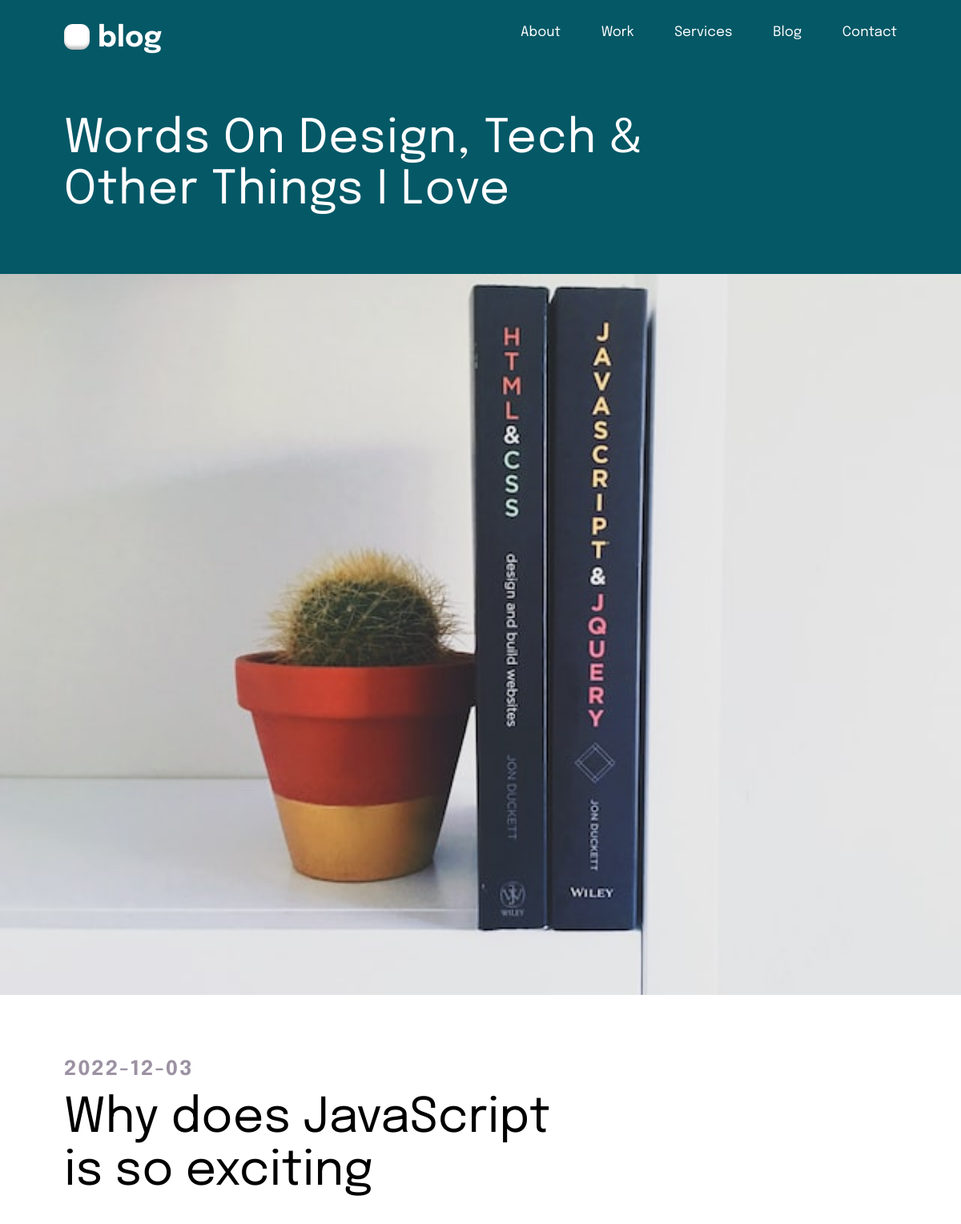
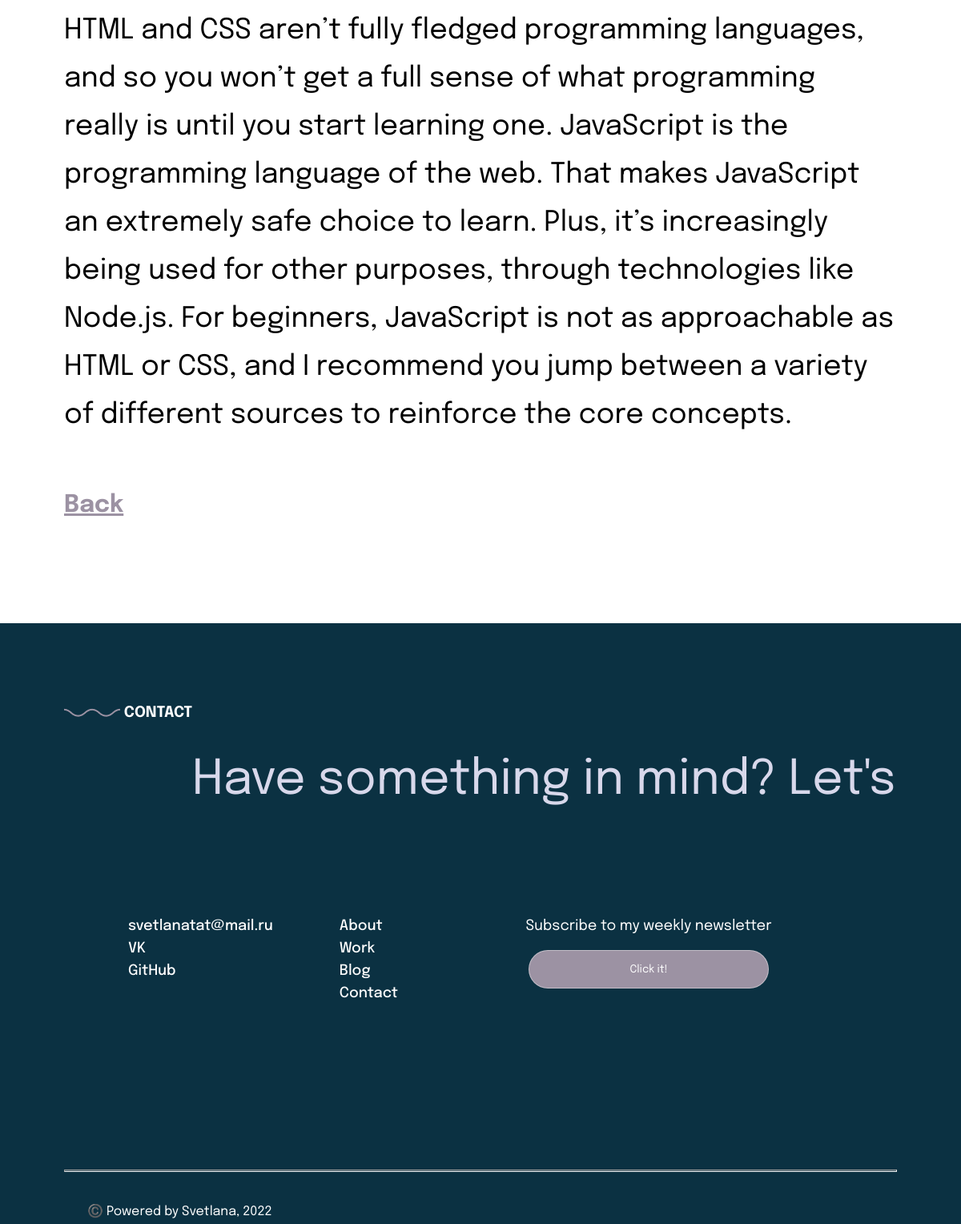
Screenshot of /news_2.php with the database file from the repository (2 pictures, top to bottom).
### tables this page shows
CREATE TABLE `news` (
  `id` int(11) NOT NULL,
  `title` varchar(100) NOT NULL,
  `description` text NOT NULL,
  `image_url` text NOT NULL,
  `text` text NOT NULL,
  `created_at` date NOT NULL,
  `updated_at` date NOT NULL,
  `user_id` int(11) NOT NULL
);

### news_2.php (the view, shortened to what this page needs)
<!DOCTYPE html>
<html lang="ru">
<head>
  <link rel="stylesheet" href="assets/CSS/styles_news_1.css">
</head>
<body>
  <header>
    <div class="header-navigation">
      <div class="header-h1">
        <img class="header-h1-image" src="./assets/images/Vector header.png">
        <h1>blog</h1>
      </div>
      <nav class="nav-container">
        <ul class="nav-list">
          <li class="nav-li-item"><a href="#About-section">About</a></li>
          <li class="nav-li-item"><a href="#Work-section">Work</a></li>
          <li class="nav-li-item"><a href="#services-sec">Services</a></li>
          <li class="nav-li-item"><a href="#Blog-section">Blog</a></li>
          <li class="nav-li-item"><a href="#footer">Contact</a></li>
        </ul>
      </nav>
    </div>
    <div class="header-content">
        <h1 class="header-h1-text">Words On Design, Tech & Other Things I Love</h1>
    </div>
  </header>
  <main>
    <section id="Blog-section">
    <?php
    $dbConnect = mysqli_connect("localhost", "root", "", "altshu_final_project");
    $query = mysqli_query($dbConnect, "SELECT * FROM news WHERE id = 2");
    $row = mysqli_fetch_array($query);
    echo '<img class="blog-news-images" src="' . $row['image_url'].'" alt="image">
      <div class="blog-section">
        <div class="blog">
          <article id="Blog">
            <div class="blog-articles">
              <article class="blog-news-articles">
                <div class="blog-news-articles-data">
                  <h5 class="blog-news-h5">' . $row['created_at'] . '</h5>
                  <h6 class="blog-news-h6">' . $row['title'] . '</h6>
                  <p class="blog-news-p">' . $row['text'] . '</p>
                </div>
              </article>
              <a href="index.php#yakor'.$row['id'] . '" class="blog-news-articles__link"> Back </a>
            </div>
          </article>
        </div>
      </div>
'; ?>
      <footer id="footer">
        <div class="footer">
          <div class="footer-content">
            <div class="footer-nav-item">
              <h3>
                <img src="./assets/images/Vector_wave.png">
                CONTACT
              </h3>
            </div>
            <div class="footer-running-string">
              <p class="footer-running-string-content">
                Have something in mind?  Let's connect.  Have something in mind?  Let's connect.  Have something in mind?  Let's connect.  Have something in mind?  Let's connect.  Have something in mind?  Let's connect.
              </p>
            </div>
            <div class="footer-links">
              <div>
                <p>
                  <a class="footer-mail" href="mailto:svetlanatat@mail.ru">svetlanatat@mail.ru</a><br>
                  <a class="footer-mail" href="https://m.vk.com/id409238">VK</a><br>
                  <a class="footer-mail" href="https://github.com/Svetlashkin?tab=repositories">GitHub</a>
                </p>
              </div>
              <div>
                <nav>
                  <ul id="footer-nav">
                    <li><a class="footer-navigation" href="#about">About</a></li>
                    <li><a class="footer-navigation" href="#work">Work</a></li>
                    <li><a class="footer-navigation" href="#blog">Blog</a></li>
                    <li><a class="footer-navigation" href="#contact">Contact</a></li>
                  </ul>
                </nav>
              </div>
              <div class="footer-subscribe">
                <p>Subscribe to my weekly newsletter</p>
                <div class="footer-subscibtion__input-group">
                  <button class="footer-subscibtion__button" type="submit" onclick="showModalWin()">Click it!</button>
                </div>
              </div>
            </div>
          </div>
          <div>
            <hr class="footer-line">
            <div class="footer-cb">
              <p class="footer-cb-text">
                ©️ Powered by Svetlana, 2022
              </p>
            </div>
          </div>
        </div>
      </footer>
    </section>
</body>
</html>

### assets/CSS/styles_news_1.css (style rules this page uses)
* { font-family: 'Epilogue', sans-serif; margin: 0; padding: 0; }
header { background-color: #055866; max-width: 1440px; min-height: 283px; padding-top: 10px; margin: 0 auto; }
.header-navigation { display: flex; flex-direction: row; justify-content: space-between; height: 32px; max-width: 100vw; margin: 20px 80px; }
.header-content { background: #055866; min-height: 200px; max-width: 1280px; margin: 80px 80px 0px 80px; display: flex; flex-direction: row; justify-content: space-between; width: -webkit-fill-available; }
.header-h1 { background: #055866; width: max-content; font-weight: 500; font-size: 18px; color: #FFFFFF; display: flex; flex-direction: row; }
.header-h1-image { height: 32px; width: 32px; border-radius: 11px; font-family: 'Roboto Mono', sans-serif; margin-right: 10px; }
.header-h1-text { font-style: normal; color: #FFFFFF; font-size: 58px; font-weight: 400; line-height: 64px; letter-spacing: 1.2px; text-align: left; width: 70%; }
.nav-container { height: 100%; display: flex; align-items: flex-start; }
.nav-list { width: 470px; display: flex; flex-direction: row; justify-content: space-between; align-items: center; list-style: none; }
.nav-li-item a { font-style: normal; font-weight: 400; font-size: 17px; line-height: 22px; color: #FFFFFF; text-decoration: none; }
.blog-section { max-width: 1440px; margin: 0 auto; width: -webkit-fill-available; }
.blog { max-width: 1280px; margin: 20px 80px; }
.blog-articles { display: flex; flex-direction: column; max-width: 100vw; min-height: 960px; margin-top: 80px; }
.blog-news-images { width: 100%; background-color: #D9D9D9; }
.blog-news-articles-data { min-height: 240px; width: 100%; }
.blog-news-h5 { font-weight: 700; font-size: 25px; line-height: 19px; letter-spacing: 2px; text-transform: uppercase; color: #9C92A3; }
.blog-news-h6 { width: 60%; margin-top: 19px; font-weight: 400; font-size: 60px; line-height: 66px; color: #000000; }
.blog-news-p { margin-top: 40px; font-weight: 400; font-size: 35px; line-height: 60px; color: #000000; }
.footer { max-width: 1440px; height: 750px; background-color: #0B3142; color: #FFFFFF; margin: 0 auto; }
.footer-content { height: 582px; max-width: 1280px; padding-top: 100px; margin-left: 80px; margin-right: 80px; }
.footer-nav-item { height: 10px; padding-bottom: 30px; display: flex; flex-direction: row; justify-content: space-between; font-weight: 700; font-size: 16px; line-height: 24px; }
.footer-running-string-content { color: #D8D8EB; padding: 24px 80px; font-size: 60px; line-height: 66px; width: 100%; white-space: nowrap; animation: footer-running-string 4.5s infinite linear; margin-inline-start: 80px; }
.footer-running-string { display: flex; align-items: center; background: #0B3142; overflow: hidden; }
.footer-running-string-content:after { content: "Have something in mind? Let's connect. Have something in mind? Let's connect. Have something in mind? Let's connect. Have something in mind? Let's connect. Have something in mind? Let's connect."; margin-inline-start: 80px; }
.footer-links { margin: 110px 80px; display: flex; flex-direction: row; justify-content: space-between; }
.footer-mail { font-weight: 500; font-size: 18px; line-height: 28px; color: #FFFFFF; text-decoration: none; }
.footer-navigation { font-weight: 500; font-size: 18px; line-height: 28px; color: #FFFFFF; text-decoration: none; }
#footer-nav { list-style-type: none; }
.footer-subscribe { height: 91px; width: 460px; font-weight: 400; font-size: 18px; line-height: 28px; display: flex; flex-direction: column; align-items: center; }
.footer-subscibtion__input-group { display: flex; flex-direction: row; justify-content: center; margin-top: 16px; }
.footer-subscibtion__button { height: 48px; width: 300px; border-radius: 24px; background: #9C92A3; border: 1px solid #fff6; color: #FFFFFF; }
.footer-line { margin: 0px 80px; height: 1px; max-width: 100%; top: 274px; background: #FFFFFF33; }
.footer-cb { height: 24px; width: 403px; margin: 38px 1220px 58px 109px; }
.footer-cb-text { font-weight: 400; font-size: 16px; line-height: 24px; color: #FFFFFF; }
.blog-news-articles__link { font-weight: 700; font-size: 30px; line-height: 25px; color: #9C92A3; margin-top: 70px; }

### rows the page displays
news: image_url (picture), created_at "2022-12-03", title "Why does JavaScript is so exciting", text "HTML and CSS aren’t fully fledged programming languages, and so you won’t get a full sense of what programming really is until you start learning one. JavaScript is the programming language of the web. That makes JavaScript an extremely safe choice to learn. Plus, it’s increasingly being used for other purposes, through technologies like Node.js. For beginners, JavaScript is not as approachable as HTML or CSS, and I recommend you jump between a variety of different sources to reinforce the core concepts."
